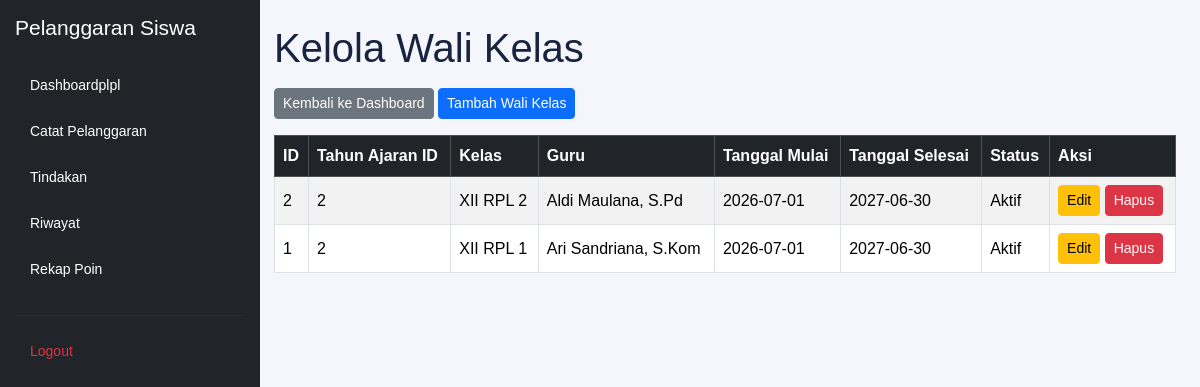
/kelola_walikelas.php (signed in), run on the app's committed database.
### tables this page shows
CREATE TABLE `t_wali_kelas` (
  `id` int(11) NOT NULL,
  `tahun_ajaran_id` int(11) DEFAULT NULL,
  `kelas_id` int(11) DEFAULT NULL,
  `guru_id` int(11) DEFAULT NULL,
  `tanggal_mulai` date NOT NULL,
  `tanggal_selesai` date NOT NULL,
  `status_aktif` tinyint(1) NOT NULL,
  `created_at` timestamp NOT NULL DEFAULT current_timestamp(),
  `updated_at` timestamp NOT NULL DEFAULT current_timestamp()
);

CREATE TABLE `t_kelas` (
  `id` int(11) NOT NULL,
  `nama` varchar(100) DEFAULT NULL,
  `tingkat` varchar(20) NOT NULL,
  `jurusan` varchar(100) NOT NULL,
  `status_aktif` tinyint(1) NOT NULL,
  `created_at` timestamp NOT NULL DEFAULT current_timestamp(),
  `updated_at` timestamp NOT NULL DEFAULT current_timestamp()
);

CREATE TABLE `t_guru` (
  `id` int(11) NOT NULL,
  `nip` varchar(18) NOT NULL,
  `nama` varchar(150) DEFAULT NULL,
  `email` varchar(150) NOT NULL,
  `status_aktif` tinyint(1) NOT NULL,
  `user_id` int(11) NOT NULL,
  `created_at` timestamp NOT NULL DEFAULT current_timestamp(),
  `updated_at` timestamp NOT NULL DEFAULT current_timestamp()
);

### kelola_walikelas.php (the view, shortened to what this page needs)
<?php
include 'config/koneksi.php';
$sql = "SELECT
            w.*,
            k.nama AS nama_kelas,
            g.nama AS nama_guru
        FROM t_wali_kelas w
        LEFT JOIN t_kelas k ON w.kelas_id = k.id
        LEFT JOIN t_guru g ON w.guru_id = g.id
        ORDER BY w.id DESC";
$hasil = mysqli_query($koneksi, $sql);
?>
<!DOCTYPE html>
<html lang="id">
<head>
    <link href="https://cdn.jsdelivr.net/npm/bootstrap@5.3.8/dist/css/bootstrap.min.css"
          rel="stylesheet">
    <link href="https://cdn.datatables.net/2.3.4/css/dataTables.bootstrap5.min.css"
          rel="stylesheet">
    <link rel="stylesheet" href="layout/style.css">
</head>
<body>
<div class="layout-wrapper">
    <aside class="layout-sidebar">
        <?php include 'layout/sidebar.php'; ?>
    </aside>
    <main class="layout-content">
        <h1 class="mb-3">Kelola Wali Kelas</h1>
        <div class="mb-3">
            <a href="dashboard.php" class="btn btn-secondary btn-sm">
                Kembali ke Dashboard
            </a>
            <a href="tambah_walikelas.php" class="btn btn-primary btn-sm">
                Tambah Wali Kelas
            </a>
        </div>
        <div class="table-responsive">
            <table id="tabelWaliKelas"
                   class="table table-striped table-bordered table-hover align-middle">
                <thead class="table-dark">
                    <tr>
                        <th>ID</th>
                        <th>Tahun Ajaran ID</th>
                        <th>Kelas</th>
                        <th>Guru</th>
                        <th>Tanggal Mulai</th>
                        <th>Tanggal Selesai</th>
                        <th>Status</th>
                        <th>Aksi</th>
                    </tr>
                </thead>
                <tbody>
                    <?php while ($row = mysqli_fetch_assoc($hasil)) { ?>
                        <tr>
                            <td>
                                <?= htmlspecialchars($row['id']) ?>
                            </td>
                            <td>
                                <?= htmlspecialchars($row['tahun_ajaran_id']) ?>
                            </td>
                            <td>
                                <?= htmlspecialchars($row['nama_kelas'] ?? '-') ?>
                            </td>
                            <td>
                                <?= htmlspecialchars($row['nama_guru'] ?? '-') ?>
                            </td>
                            <td>
                                <?= htmlspecialchars($row['tanggal_mulai'] ?? '-') ?>
                            </td>
                            <td>
                                <?= htmlspecialchars($row['tanggal_selesai'] ?? '-') ?>
                            </td>
                            <td>
                                <?= ($row['status_aktif'] == 1)
                                    ? 'Aktif'
                                    : 'Tidak Aktif'; ?>
                            </td>
                            <td class="text-nowrap">
                                <a href="edit_walikelas.php?id=<?= urlencode($row['id']) ?>"
                                   class="btn btn-warning btn-sm">
                                    Edit
                                </a>
                                <a href="hapus_walikelas.php?id=<?= urlencode($row['id']) ?>"
                                   class="btn btn-danger btn-sm"
                                   onclick="return confirm('Yakin ingin menghapus data wali kelas ini?');">
                                    Hapus
                                </a>
                            </td>
                        </tr>
                    <?php } ?>
                </tbody>
            </table>
        </div>
    </main>
</div>
</body>
</html>

### layout/style.css (style rules this page uses)
:root { --primary: #3659d9; --navy: #17233f; --background: #f4f6fb; --text-muted: #778198; --border: #e8ecf4; }
* { box-sizing: border-box; }
body { margin: 0; font-family: 'Poppins', sans-serif; background: var(--background); color: var(--navy); }

### kelola_walikelas.php (style rules this page uses)
html, body { margin: 0; padding: 0; min-height: 100%; }
.layout-wrapper { display: flex; align-items: stretch; width: 100%; min-height: 100vh; }
.layout-sidebar { flex: 0 0 250px; width: 250px; min-height: 100vh; background-color: #212529; }
.layout-content { flex: 1 1 0; min-width: 0; padding: 24px; overflow-x: auto; }
#tabelWaliKelas { width: 100% !important; }
.table-responsive { width: 100%; }

### data on the page
t_wali_kelas: id "2", tahun_ajaran "2", kelas.nama "XII RPL 2", guru.nama "Aldi Maulana, S.Pd", tanggal_mulai "2026-07-01", tanggal_selesai "2027-06-30", status_aktif "Aktif"
t_wali_kelas: id "1", tahun_ajaran "2", kelas.nama "XII RPL 1", guru.nama "Ari Sandriana, S.Kom", tanggal_mulai "2026-07-01", tanggal_selesai "2027-06-30", status_aktif "Aktif"
